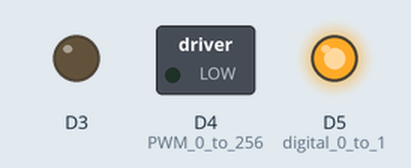
A sketch run on a simulated ESP8266 (NodeMCU). Shown: switched loads named in the sketch (green lamp = pin HIGH), output pins drawn as LEDs (lit = HIGH).

Above: at 0.1 s.
At 9.1 s:
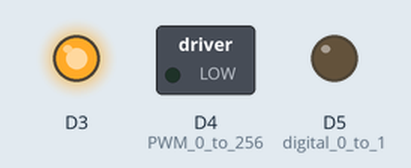
At 10.1 s:
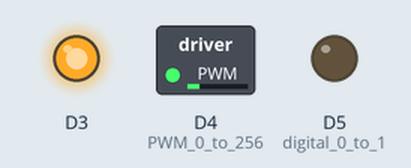
At 24.1 s:
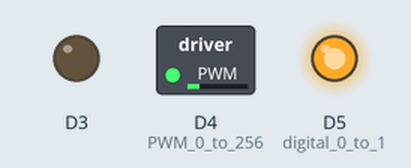
At 32.1 s:
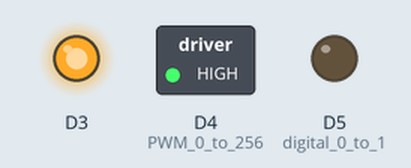
Timing chart, 0 to 33.6 s (numbered marks = the images above):
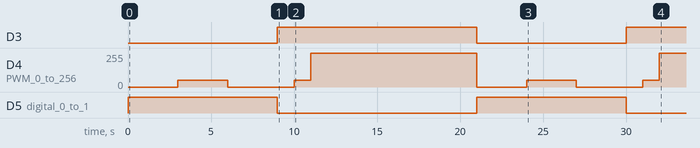

The sketch:

a35-new-big-motor.ino
```cpp
// (licence header left out)
// info here until improved https://github.com/hpssjellis/particle.io-photon-high-school-robotics/tree/master/a11-dc-motor-drivers
//Note: on above A4 was changed to Portenta D5 which allows PWM


// You are suppossed to get it working using the web-app
// Draw your circuit diagram first
// This program will just tell you if  the connections are working
// See https://www.pololu.com/product/2135 for assistance

#include <Arduino.h> // Only needed by https://platformio.org/


void setup() {
    pinMode(D3, OUTPUT);
    pinMode(D4, OUTPUT);   // PWM 0 to 256
    pinMode(D5, OUTPUT);   // digital 0 to 1
    pinMode(LED_BUILTIN, OUTPUT);

}

void loop() {

    digitalWrite(LED_BUILTIN, 0);    // LEDB on internal LED pulled LOW to go on
    digitalWrite(D5, 1);    // set one direction
    digitalWrite(D3, 0);   // go medium
    delay(3000);

    analogWrite(D4, 50);     // stop
    delay(3000);

    analogWrite(D4, 0);     // stop
    delay(3000);

    digitalWrite(D5, 0);    // set the other direction
    digitalWrite(D3, 1);   // go medium
    delay(1000);

    analogWrite(D4, 50);   // go full speed
    delay(1000);

    analogWrite(D4, 255);   // go full speed
    delay(1000);

    analogWrite(D4, 0);     // stop
    digitalWrite(LED_BUILTIN, 1);    // LEDB off
    delay(9000);            // wait 9 seconds

}
```

Measured:
- by itself, D3: LOW → HIGH at 9.0 s, → LOW 12.0 s later, → HIGH 9.0 s later
- by itself, D5 (digital_0_to_1): alternates HIGH for 9.0 s and LOW for 12.0 s
- by itself, D4 (PWM_0_to_256): 0/255 → 50/255 at 3.0 s, → 0/255 3.0 s later, → 50/255 4.0 s later, → 255/255 1.0 s later, … (9 changes in this stretch)
